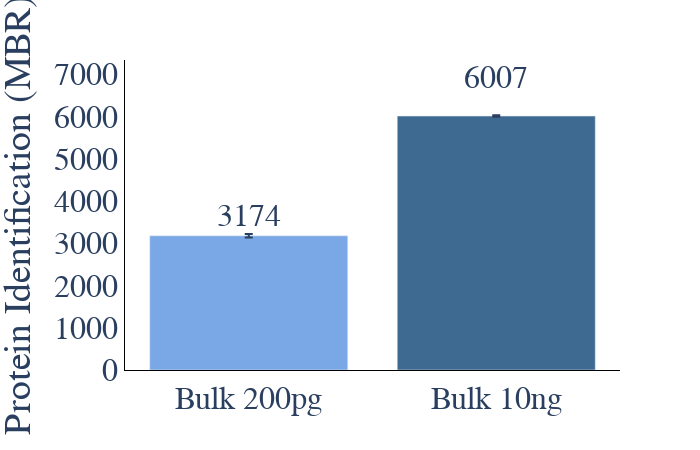

Source (notebook cell):
### Code cell
#ID plot(protein and peptides)
plot_options={
            "mean label": "True",
            "error bar": "ci95", #None, stdev, or ci95
            "X Title": "Conditions",
            "Y Title": "Protein Identification (MBR)",
            "color": ["#3E6990", "#7aa8e6","#AABD8C", "#E9E3B4", "#C6878F", "#fac8d3","#F39B6D",  "pink",
                  "orange", "brown", "pink", "gray", "olive", "cyan", "black","red",
                  "yellow","green","blue","indigo","violet"],
            "width": 700,
            "height": 450,
            "font": dict(size=32, family="Arial black"),
            "ID mode": "total",#grouped, total, MS2, grouped_stacked, stacked
            "Group By X": "Sample Amount", #ID_Mode does MS2 vs MBR
            "Group By Color": "Acquisition Mode",#ID_Mode does MS2 vs MBR
            "Group By Stack": "ID_Mode",#ID_Mode does MS2 vs MBR
        }
plot_options["plot_type"] = "1" # 1 is protein, 2 is peptide

# display(data_obj["peptide_ID_Summary"])
# pd.merge(data_obj["peptide_ID_Summary"],data_obj["run_metadata"]).to_csv("csv/pep.csv")
# display(data_obj["run_metadata"])
# display(data_obj["protein_ID_Summary"])
# pd.merge(data_obj["protein_ID_Summary"],data_obj["run_metadata"]).to_csv("csv/pep.csv")

figure ,_ ,_ =ID_plots(data_obj, plot_options, saved_settings,username="20min")
figure.update_layout(showlegend=False,xaxis_title=None)
figure.write_image("20min_IDs.png", scale=10, width = 1000, height=1000)
figure.show()

### Figure 1 — Plotly figure (JSON) as saved in the notebook; plotly's stock layout.template omitted (floating-point values rounded to 4 significant figures)
{"data": [{"alignmentgroup": "True", "error_y": {"array": [17.65]}, "hovertemplate": "Conditions=%{x}<br>IDs=%{y}<extra></extra>", "legendgroup": "Bulk 10ng", "marker": {"color": "#3E6990", "pattern": {"shape": ""}}, "name": "Bulk 10ng", "offsetgroup": "Bulk 10ng", "orientation": "v", "showlegend": true, "textposition": "auto", "type": "bar", "x": ["Bulk 10ng"], "xaxis": "x", "y": [6008.0], "yaxis": "y"}, {"alignmentgroup": "True", "error_y": {"array": [40.53]}, "hovertemplate": "Conditions=%{x}<br>IDs=%{y}<extra></extra>", "legendgroup": "Bulk 200pg", "marker": {"color": "#7aa8e6", "pattern": {"shape": ""}}, "name": "Bulk 200pg", "offsetgroup": "Bulk 200pg", "orientation": "v", "showlegend": true, "textposition": "auto", "type": "bar", "x": ["Bulk 200pg"], "xaxis": "x", "y": [3175.0], "yaxis": "y"}], "layout": {"annotations": [{"showarrow": false, "text": "6007", "x": "Bulk 10ng", "y": 6909.0}, {"showarrow": false, "text": "3174", "x": "Bulk 200pg", "y": 3651.0}], "barmode": "relative", "font": {"family": "Arial black", "size": 32}, "height": 450, "legend": {"title": {"text": "Conditions"}, "tracegroupgap": 0}, "margin": {"t": 60}, "paper_bgcolor": "rgba(255, 255, 255, 255)", "plot_bgcolor": "rgba(255, 255, 255, 255)", "showlegend": false, "width": 700, "xaxis": {"anchor": "y", "categoryarray": ["Bulk 200pg", "Bulk 10ng"], "categoryorder": "array", "domain": [0, 1], "linecolor": "black", "linewidth": 1, "showline": true, "title": {}}, "yaxis": {"anchor": "x", "domain": [0, 1], "linecolor": "black", "linewidth": 1, "showline": true, "title": {"text": "Protein Identification (MBR)"}}}}
